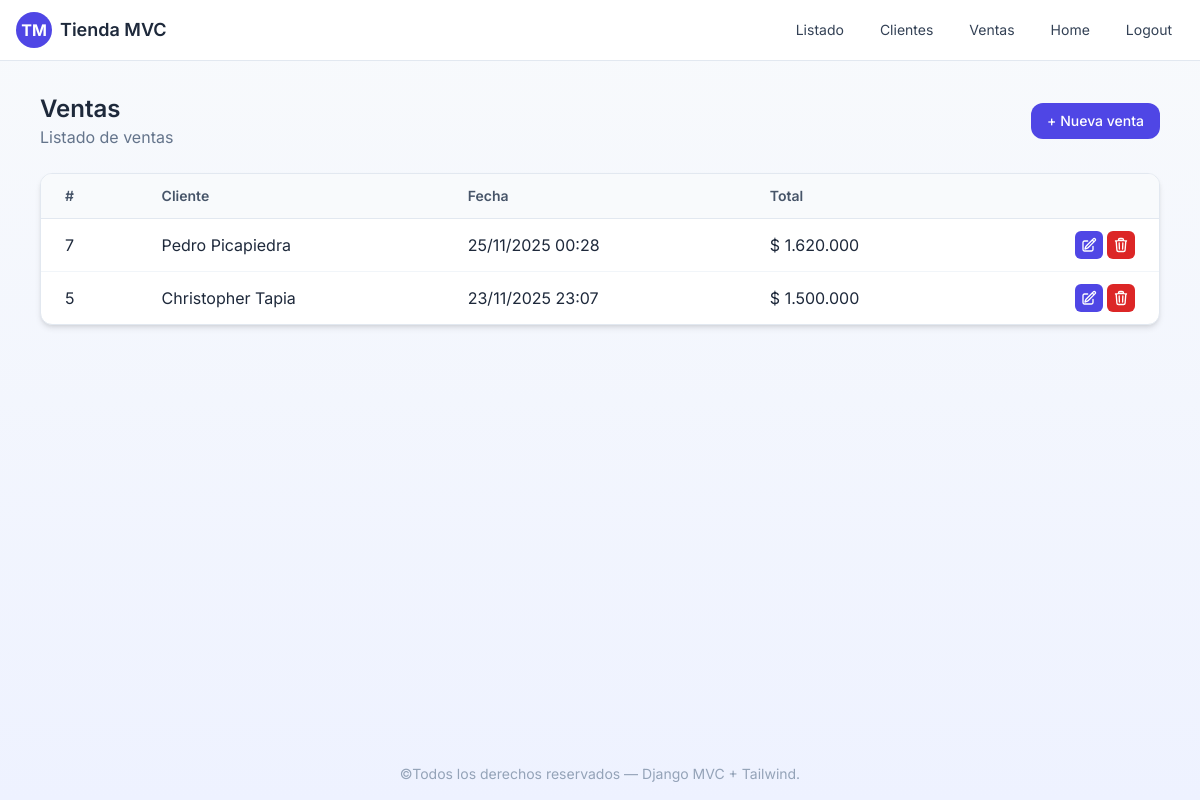
The app's page /sales/ (signed in) with its own data.
### catalog/models.py (models this page shows, shortened)
class Sale(models.Model):
    client = models.ForeignKey(Client, on_delete=models.CASCADE)
    created_at = models.DateTimeField(auto_now_add=True)
    @property
    def total(self):
        return sum(d.quantity * d.product.price for d in self.details.all())

class Client(models.Model):
    name = models.CharField(max_length=120)
    email = models.EmailField(blank=True)
    phone = models.CharField(max_length=20, blank=True)

class SaleDetail(models.Model):
    sale = models.ForeignKey(Sale, on_delete=models.CASCADE, related_name='details')
    product = models.ForeignKey(Product, on_delete=models.CASCADE)
    quantity = models.PositiveIntegerField(default=1)

class Product (models.Model):
    name = models.CharField(max_length=100)
    price = models.DecimalField(max_digits=10,decimal_places=2)
    create_in = models.DateTimeField(auto_now_add=True)

### catalog/views.py (the view)
# urls.py: path('sales/', views.sale_list, name='sale_list'),
@login_required
def sale_list(request):
    sales = Sale.objects.all().select_related('client').order_by('-id')
    return render(request, 'catalog/sale_list.html', {'sales': sales})

### catalog/templatetags/custom_filters.py (called while the page is built)
@register.filter
def intdot(value):
    try:
        valor = int(value)
        return f"{valor:,}".replace(",", ".")
    except:
        return value

### catalog/templates/catalog/sale_list.html (shortened to what this page needs)
{% extends 'catalog/base.html' %}
{% load humanize %}
{% load custom_filters %}
{% block content %}
  <div class="flex items-center justify-between mb-6">
    <div>
      <h2 class="text-2xl font-semibold">Ventas</h2>
      <p class="text-slate-500">Listado de ventas</p>
    </div>
    <a href="{% url 'sale_start' %}" class="bg-indigo-600 hover:bg-indigo-700 text-white px-4 py-2 rounded-xl text-sm font-medium">+ Nueva venta</a>
  </div>
  <div class="overflow-x-auto bg-white shadow-md rounded-xl border border-slate-200">
    <table class="min-w-full divide-y divide-slate-200">
      <thead class="bg-slate-50 text-slate-600 text-sm">
        <tr>
          <th class="text-left px-6 py-3 font-semibold">#</th>
          <th class="text-left px-6 py-3 font-semibold">Cliente</th>
          <th class="text-left px-6 py-3 font-semibold">Fecha</th>
          <th class="text-left px-6 py-3 font-semibold">Total</th>
          <th class="px-6 py-3"></th>
        </tr>
      </thead>
      <tbody class="divide-y divide-slate-100">
        {% for s in sales %}
          <tr class="hover:bg-slate-50">
            <td class="px-6 py-3">{{ s.id }}</td>
            <td class="px-6 py-3">{{ s.client.name }}</td>
            <td class="px-6 py-3">{{ s.created_at|date:'d/m/Y H:i' }}</td>
            <td class="px-6 py-3">$ {{ s.total|floatformat:0|intdot }}</td>
            <td class="px-6 py-3 text-right">
              <a href="{% url 'sale_edit' s.id %}"
                class="inline-flex items-center justify-center w-7 h-7 bg-indigo-600 hover:bg-indigo-700 rounded-md">
              </a>
              <a href="{% url 'sale_delete' s.id %}"
                class="inline-flex items-center justify-center w-7 h-7 bg-red-600 hover:bg-red-700 rounded-md">
              </a>
            </td>
          </tr>
        {% empty %}
          <tr>
            <td class="px-6 py-6 text-slate-500" colspan="5">Sin ventas</td>
          </tr>
        {% endfor %}
      </tbody>
    </table>
  </div>
{% endblock %}

### catalog/templates/catalog/base.html (style rules this page uses)
body { font-family: 'Inter', sans-serif; }

### records on screen
Sale: id "7", client.name "Pedro Picapiedra", created_at "25/11/2025 00:28", total "1.620.000"
Sale: id "5", client.name "Christopher Tapia", created_at "23/11/2025 23:07", total "1.500.000"
